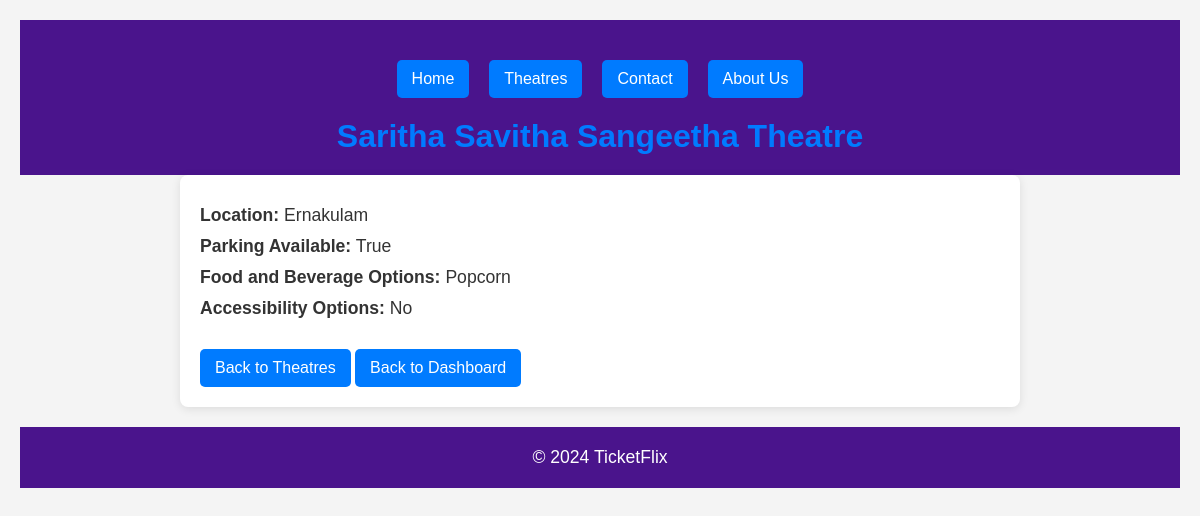
The page /theatre/2/ on the database its author committed.
### myapp/models.py (models this page shows, shortened)
class Theatre(models.Model):
    name = models.CharField(max_length=255)
    location = models.CharField(max_length=255)
    rows = models.TextField()  # Stores rows as a comma-separated string like "A,B,C,D"
    seats_per_row = models.IntegerField()
    parking_available = models.TextField(blank=True, null=True)
    food_and_beverage_options = models.TextField(blank=True, null=True)  # Description of options
    accessibility_options = models.TextField(blank=True, null=True)  # Accessibility information

### myapp/views.py (the view)
# urls.py: path('theatre/<int:theatre_id>/', theatre_detail, name='theatre_detail'),
def theatre_detail(request, theatre_id):
    theatre = get_object_or_404(Theatre, id=theatre_id)
    context = {
        'theatre': theatre,
    }
    return render(request, 'theatre_detail.html', context)

### templates/theatre_detail.html (shortened to what this page needs)
<!DOCTYPE html>
<html lang="en">
<head>
</head>
<body>
    <header>
        <div class="navbar">
            <a href="{% url 'user_dashboard' %}">Home</a>
            <a href="{% url 'theatre' %}">Theatres</a>
            <a href="#">Contact</a>
            <a href="#">About Us</a>
        </div>
        <h1>{{ theatre.name }}</h1>
    </header>
    <div class="container">
        <p><strong>Location:</strong> {{ theatre.location }}</p>
        <p><strong>Parking Available:</strong> {{ theatre.parking_available }}</p>
        <p><strong>Food and Beverage Options:</strong> {{ theatre.food_and_beverage_options }}</p>
        <p><strong>Accessibility Options:</strong> {{ theatre.accessibility_options }}</p>
        <a href="{% url 'theatre' %}">Back to Theatres</a>
        <a href="{% url 'user_dashboard' %}" class="button">Back to Dashboard</a>
    </div>
    <footer>
        <p>&copy; 2024 TicketFlix</p>
    </footer>
</body>
</html>

### templates/theatre_detail.html (style rules this page uses)
body { font-family: 'Poppins', sans-serif; margin: 20px; background-color: #f4f4f4; color: #333; }
header { background-color: #4a148c; color: white; padding: 20px; text-align: center; }
.navbar { display: flex; justify-content: center; align-items: center; gap: 20px; margin-bottom: 20px; }
.navbar a { color: white; text-decoration: none; padding: 10px 15px; border-radius: 5px; transition: background-color 0.3s; }
h1 { color: #007bff; margin: 0; font-size: 2em; }
p { font-size: 1.1em; margin: 10px 0; }
.container { max-width: 800px; margin: auto; padding: 20px; background: white; border-radius: 8px; box-shadow: 0 2px 10px rgba(0, 0, 0, 0.1); }
a { display: inline-block; margin-top: 20px; padding: 10px 15px; background-color: #007bff; color: white; text-decoration: none; border-radius: 5px; }
footer { margin-top: 20px; padding: 10px; text-align: center; background-color: #4a148c; color: white; }

### rows shown on the page
Theatre: name "Saritha Savitha Sangeetha Theatre", location "Ernakulam", parking_available "True", food_and_beverage_options "Popcorn", accessibility_options "No"
